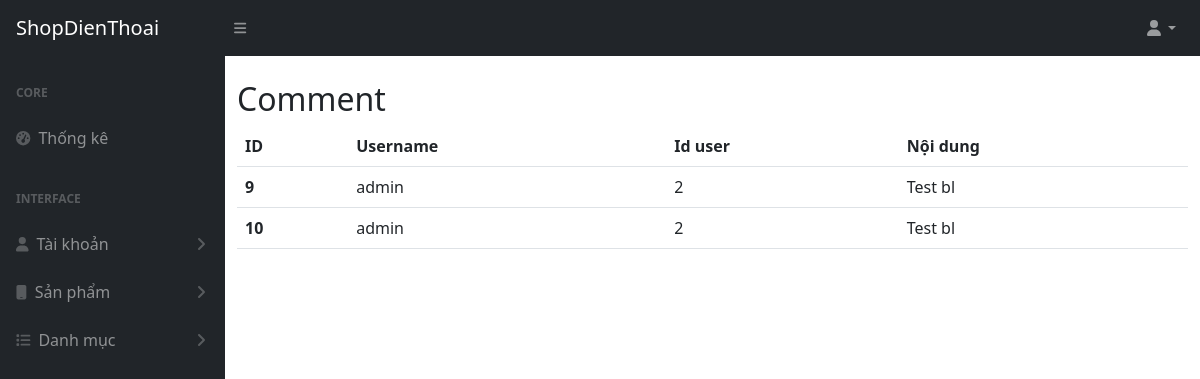
Page /admin/?page=view-comment&id=10 (signed in) on the committed database.
### tables this page shows
CREATE TABLE `comment` (
  `id_comment` int(11) NOT NULL,
  `content` text,
  `id_user` int(11) DEFAULT NULL,
  `id_product` int(11) DEFAULT NULL,
  `time` timestamp NOT NULL DEFAULT CURRENT_TIMESTAMP ON UPDATE CURRENT_TIMESTAMP,
  `username` varchar(255) NOT NULL
);

### controllers/CommentController.php (called while the page is built, shortened)
<?php
class CommentController {
    private $conn;
    public function __construct() {
        global $pdo;
        $this->conn = $pdo;
    }
    public function getAll($id_product) {
        $comment = new Comment($this->conn);
        return $comment->getAll($id_product);
    }
}

### models/Comment.php (called while the page is built, shortened)
<?php
class Comment {
    private $conn;
    public function __construct($conn) {
        $this->conn = $conn;
    }
    public function getAll($id_product) {
        $query = "SELECT * FROM comment WHERE id_product = :id_product";
        $stmt = $this->conn->prepare($query);
        $stmt->bindParam(':id_product', $id_product);
        $stmt->execute();
        return $stmt->fetchAll(PDO::FETCH_ASSOC);
    }
}

### views/admin/view-comment.php (the view)
<?php
require_once '../config/db_connection.php';
require_once '../models/Comment.php';
require_once '../controllers/CommentController.php';
$commentController = new CommentController();
$productId = isset($_GET['id']) ? $_GET['id'] : null;
$comments = $commentController->getAll($productId);
?>
<div class="container mt-4">
    <h2>Comment</h2>
    <table id="datatablesSimple" class="table">
        <thead>
            <tr>
                <th scope="col">ID</th>
                <th scope="col">Username</th>
                <th scope="col">Id user</th>
                <th scope="col">Nội dung</th>
            </tr>
        </thead>
        <tbody id="accTableBody">
            <?php foreach ($comments as $comment) : ?>
            <tr>
                <th scope="row"><?= $comment['id_comment'] ?></th>
                <td><?= $comment['username'] ?></td>
                <td><?= $comment['id_user'] ?></td>
                <td><?= $comment['content'] ?></td>
            </tr>
            <?php endforeach; ?>
        </tbody>
    </table>
</div>

### rows in the picture
comment: id_comment "9", username "admin", id_user "2", content "Test bl"
comment: id_comment "10", username "admin", id_user "2", content "Test bl"
